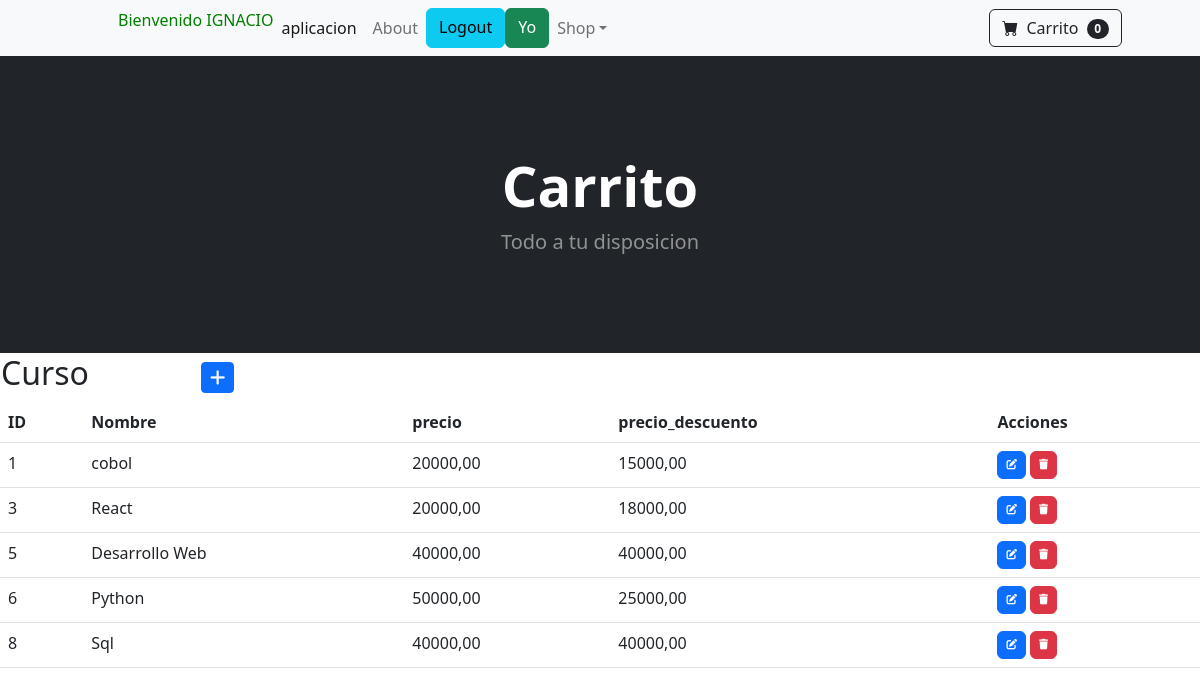
/aplicacion/carrito/ (signed in), run on the app's committed database.
### aplicacion/models.py (models this page shows)
class Carrito(models.Model):
    nombre = models.CharField(max_length=100)
    precio = models.DecimalField(default=0.0,max_digits=10, decimal_places=2)
    precio_descuento = models.DecimalField(default=0.0,max_digits=10, decimal_places=2)

### aplicacion/views.py (the view)
# urls.py: path('carrito/', carrito, name="carrito" ),
@login_required
def carrito(request):
    ctx ={"carritos":Carrito.objects.all}
    return render (request,"aplicacion/carrito.html", ctx)

### aplicacion/templates/aplicacion/carrito.html (shortened to what this page needs)
{% extends 'aplicacion/base.html' %}
{% load static %}
{% block cabecera %} Carrito {% endblock cabecera %}
{% block contenido %}
<table>
    <tr>
        <td width="200"><h2>Curso</h2></td>
        <td>
            <a
            href="{% url 'createCarrito' %}"
            class="btn btn-primary btn-sm"
            >
            </a>
        </td>
    </tr>
</table>
    <!DOCTYPE html>
<html>
<head>
</head>
<table class="table">
    <thead>
        <tr>
            <th>ID</th>
            <th>Nombre</th>
            <th>precio</th>
            <th>precio_descuento</th>
            <th>Acciones</th>
        </tr>
    </thead>
    <tbody>
    {% for carritos in carritos %}
    <tr>
        <td>{{ carritos.id }}</td>
        <td>{{ carritos.nombre }}</td>
        <td>{{ carritos.precio }}</td>
        <td>{{ carritos.precio_descuento }}</td>
        <td>
            <a
            href="{% url 'updateCarrito' carritos.id %}"
              class="btn btn-primary"
              style="--bs-btn-padding-y: .25rem; --bs-btn-padding-x: .5rem; --bs-btn-font-size: .75rem;"
              >
            </a>
            <a
              href="{% url 'deleteCarrito' carritos.id %}"
              class="btn btn-danger"
              style="--bs-btn-padding-y: .25rem; --bs-btn-padding-x: .5rem; --bs-btn-font-size: .75rem;"
              >
            </a>
          </td>
    </tr>
    {% endfor %}
    </tbody>
</table>
{% endblock contenido %}

### aplicacion/templates/aplicacion/base.html (shortened to what this page needs)
<!DOCTYPE html>
<html lang="en">
    <head>
        {%load static%}
        <link href="https://cdn.jsdelivr.net/npm/bootstrap-icons@1.5.0/font/bootstrap-icons.css" rel="stylesheet" />
        <link rel="stylesheet" href="https://cdnjs.cloudflare.com/ajax/libs/font-awesome/6.4.0/css/all.min.css">
        <link href="{%static 'aplicacion/css/styles.css'%}" rel="stylesheet" />
    </head>
    <body>
        <nav class="navbar navbar-expand-lg navbar-light bg-light">
            <div class="container px-4 px-lg-5">
                {% if user.is_authenticated %}
                <div class="collapse navbar-collapse" id="navbarSupportedContent">
                    <ul class="navbar-nav me-auto mb-2 mb-lg-0 ms-lg-4">
                        <p style="color:green">Bienvenido {{ user.username|upper }}</p>
                        <li class="nav-item"><a class="nav-link active" aria-current="page" href="{% url 'aplicacion' %}">aplicacion</a></li>
                        <li class="nav-item"><a class="nav-link" href="{% url 'about' %}">About</a></li>
                        <a class="btn btn-info" href="{% url 'logout' %}">Logout</a>
                        <a class="btn btn-success" href="{% url 'Yo' %}">Yo</a>
                        <li class="nav-item dropdown">
                            <a class="nav-link dropdown-toggle" id="navbarDropdown" href="#" role="button" data-bs-toggle="dropdown" aria-expanded="false">Shop</a>
                {% else %}
                                <li><a class="btn btn-info" href="{% url 'login' %}">Login</a></li>
                                <a class="btn btn-success" href="{% url 'register' %}">Registro</a>
                {% endif %}
                        </li>
                    </ul>
                    <form class="d-flex">
                        <a class="btn btn-outline-dark" href="{% url 'carrito' %}">
                            <i class="bi-cart-fill me-1"></i>
                            Carrito
                            <span class="badge bg-dark text-white ms-1 rounded-pill" id="contadorCarrito">0</span>
                        </a>
                    </form>
                </div>
            </div>
        </nav>
        <header class="bg-dark py-5">
            <div class="container px-4 px-lg-5 my-5">
                <div class="text-center text-white">
                    <h1 class="display-4 fw-bolder">
                        {% block cabecera %}{% endblock cabecera %}
                    </h1>
                    <p class="lead fw-normal text-white-50 mb-0">Todo a tu disposicion</p>
                </div>
            </div>
        </header>
        {% block contenido %}{% endblock contenido %}
    </body>
</html>

### data on the page
Carrito: id "1", nombre "cobol", precio "20000,00", precio_descuento "15000,00"
Carrito: id "3", nombre "React", precio "20000,00", precio_descuento "18000,00"
Carrito: id "5", nombre "Desarrollo Web", precio "40000,00", precio_descuento "40000,00"
Carrito: id "6", nombre "Python", precio "50000,00", precio_descuento "25000,00"
Carrito: id "8", nombre "Sql", precio "40000,00", precio_descuento "40000,00"

### other printed values
{{ user.username|upper }} "IGNACIO"
